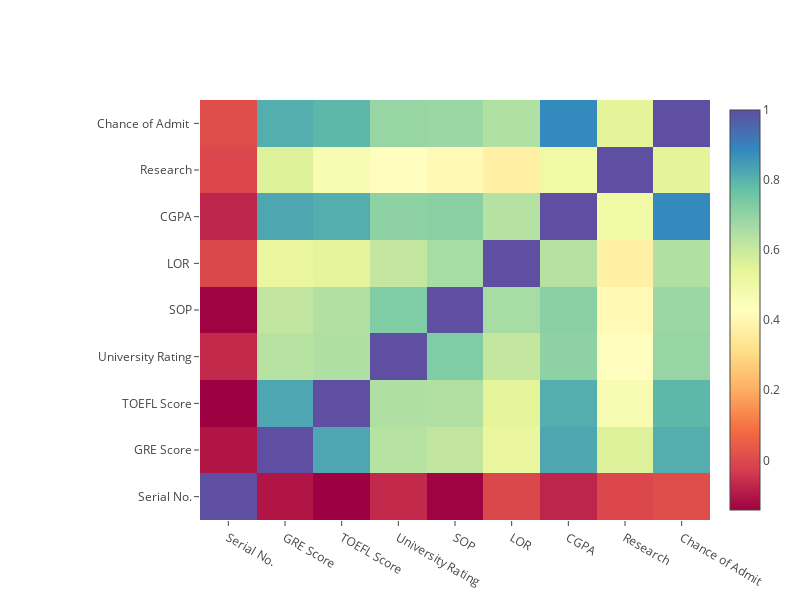

The code cell stored with this chart in its notebook:
### Code cell
layout1 = cf.Layout(
    height=600,
    width=800,
    margin=dict(
        l=200
    )
)
df.corr().iplot(kind='heatmap',colorscale='spectral', title = 'Correlation between different maps', 
    layout=layout1)

### Figure 1 — Plotly figure (JSON) as saved in the notebook; plotly's stock layout.template omitted (floating-point values rounded to 4 significant figures)
{"data": [{"colorscale": [[0, "rgb(158,1,66)"], [0.1, "rgb(213,62,79)"], [0.2, "rgb(244,109,67)"], [0.3, "rgb(253,174,97)"], [0.4, "rgb(254,224,139)"], [0.5, "rgb(255,255,191)"], [0.6, "rgb(230,245,152)"], [0.7, "rgb(171,221,164)"], [0.8, "rgb(102,194,165)"], [0.9, "rgb(50,136,189)"], [1, "rgb(94,79,162)"]], "type": "heatmap", "uid": "9b5c9d47-0b0b-418b-b503-a2df5807e822", "x": ["Serial No.", "GRE Score", "TOEFL Score", "University Rating", "SOP", "LOR ", "CGPA", "Research", "Chance of Admit "], "y": ["Serial No.", "GRE Score", "TOEFL Score", "University Rating", "SOP", "LOR ", "CGPA", "Research", "Chance of Admit "], "z": [[1, -0.1038, -0.1417, -0.06764, -0.1374, -0.003694, -0.07429, -0.005332, 0.008505], [-0.1038, 1, 0.8272, 0.6354, 0.6135, 0.5247, 0.8259, 0.5634, 0.8104], [-0.1417, 0.8272, 1, 0.6498, 0.6444, 0.5416, 0.8106, 0.467, 0.7922], [-0.06764, 0.6354, 0.6498, 1, 0.728, 0.6087, 0.7053, 0.427, 0.6901], [-0.1374, 0.6135, 0.6444, 0.728, 1, 0.6637, 0.7122, 0.4081, 0.6841], [-0.003694, 0.5247, 0.5416, 0.6087, 0.6637, 1, 0.6375, 0.3725, 0.6454], [-0.07429, 0.8259, 0.8106, 0.7053, 0.7122, 0.6375, 1, 0.5013, 0.8824], [-0.005332, 0.5634, 0.467, 0.427, 0.4081, 0.3725, 0.5013, 1, 0.5459], [0.008505, 0.8104, 0.7922, 0.6901, 0.6841, 0.6454, 0.8824, 0.5459, 1]], "zmax": 1, "zmin": -0.1417}], "layout": {"height": 600, "margin": {"l": 200}, "width": 800}}
